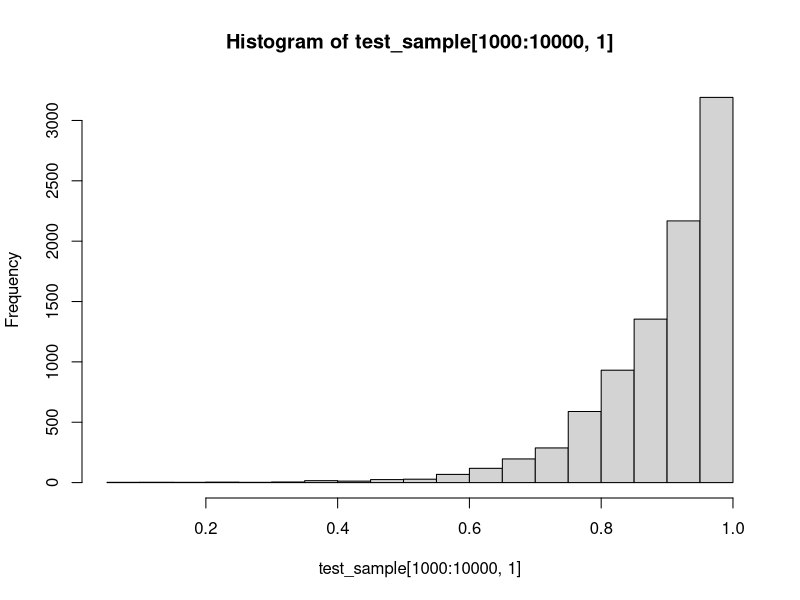
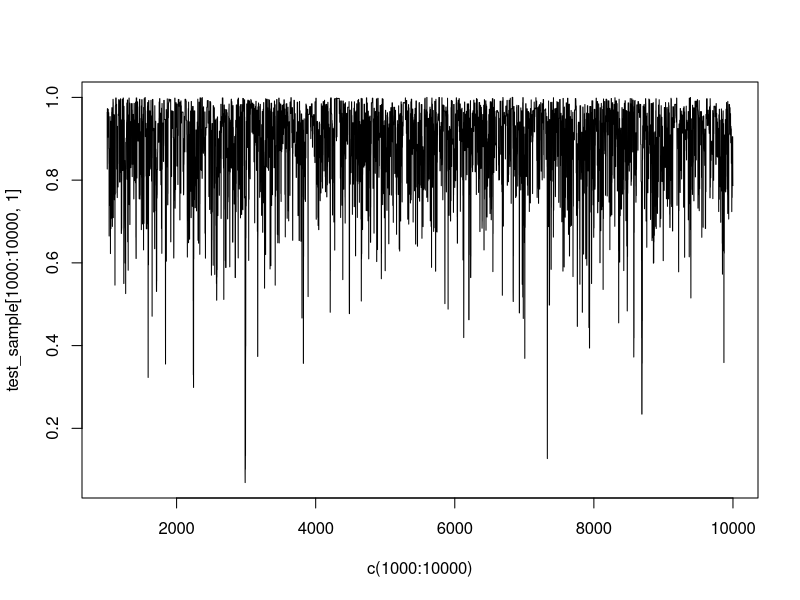

The R source for these figures, in order:
## This script illustrates the Metropolis-Hastings algorithm for
## approximating the posterior distribution of the time of infection
## in a simple SIS model
## Author: Vladimir N. Minin
## last update: 07/11/2021

#' Compute log-likelihood of the disease trajectory of an individual who starts susceptible and become infected during the observation time period
#' 
#' @param inf_time Time of infection (in the notes denoted by I)
#' @param inf_rate Infection rate (lambda_1 in the notes)
#' @param clear_rate Clearance rate (lambda_2 in the notes)
#' @param total_time Length of observation time period (T in the notes)
#'
#' @return Numberic value of the log-likelihood: log(lambda_1) - lambda_1*I - lambda_2*(T-I)
#'
#' @examples
#' sis_log_like(0.4, 0.1, 2.2, 1.0)
sis_log_like = function(inf_time, inf_rate, clear_rate, total_time){
 return(log(inf_rate) - inf_rate*inf_time - clear_rate*(total_time-inf_time))
}

#' Compute log-likelihood of the disease trajectory of an individual who starts susceptible and become infected during the observation time period
#' 
#' @param cur_inf_time Current infection time (in the notes denoted by t_c)
#' @param inf_rate Infection rate (lambda_1 in the notes)
#' @param total_time Length of observation time period (T in the notes)
#' @param win_half_len half the length of the uniform proposal distribution interval (delta in the notes)
#'
#' @return Numberic value of the proposed infection time (t_p in the notes)
#'
#' @examples
#' sis_proposal(0.4, 1.0, 1.5)
sis_proposal = function(cur_inf_time, total_time, win_half_len){
   
  new_inf_time = cur_inf_time + runif(1,-win_half_len, win_half_len)
   
  if (new_inf_time < 0){
     new_inf_time = -new_inf_time
  }else{
    if (new_inf_time > total_time){
      new_inf_time = 2*total_time - new_inf_time 
    }
  }
   
  return(new_inf_time)
}

#' Run MCMC to approximate the posterior distribution of the infection time
#' 
#' @param start_inf_time Initial time of infection at MCMC iteration 1
#' @param inf_rate Infection rate (lambda_1 in the notes)
#' @param clear_rate Clearance reate (lambda_2 in the notes)
#' @param total_time Length of observation time period (T in the notes)
#' @param win_half_len half the length of the uniform proposal distribution interval (delta in the notes)
#' @param chain_len Number of MCMC iterations
#'
#' @return Numeric matrix with rows corresponding to MCMC iterations and columns to values of "inf_time", "log_like", and "acc_ind," where "acc_ind" is an indicator of whether the proposed infection time was accepted or rejected 
#'
#' @examples
#' inf_time_mcmc(start_inf_time=0.1, inf_rate=0.2, clear_rate=2, total_time=1.0, win_half_len=0.2, chain_len=10000)
inf_time_mcmc = function(start_inf_time, inf_rate, clear_rate, total_time, win_half_len, chain_len){
  
  result_mat = matrix(0, chain_len, 3)
  colnames(result_mat) = c("inf_time", "log_like", "acc_ind")
  
  cur_inf_time= start_inf_time
  result_mat[1,1] = start_inf_time
  result_mat[1,2] = sis_log_like(start_inf_time, inf_rate, clear_rate, total_time)
  
  for (i in 2:chain_len){
    prop_inf_time = sis_proposal(cur_inf_time, total_time, win_half_len)
    
    mh_log_ratio = sis_log_like(prop_inf_time, inf_rate, clear_rate, total_time) - 
      sis_log_like(cur_inf_time, inf_rate, clear_rate, total_time)
    
    
    if (log(runif(1)) < mh_log_ratio){
      result_mat[i,1] = prop_inf_time
      result_mat[i,2] = sis_log_like(prop_inf_time, inf_rate, clear_rate, total_time)
      result_mat[i,3] = 1
      cur_inf_time = prop_inf_time
    }else{
      result_mat[i,1] = cur_inf_time
      result_mat[i,2] = sis_log_like(cur_inf_time, inf_rate, clear_rate, total_time)
    }
  }
  
  return(result_mat)
}

## run the above functions

test_sample = inf_time_mcmc(start_inf_time=0.1, inf_rate=0.1, clear_rate=10, total_time=1.0, win_half_len=0.5, chain_len=10000)

summary(test_sample[1000:10000,])

hist(test_sample[1000:10000,1])
plot(c(1000:10000), test_sample[1000:10000,1], type="l")
